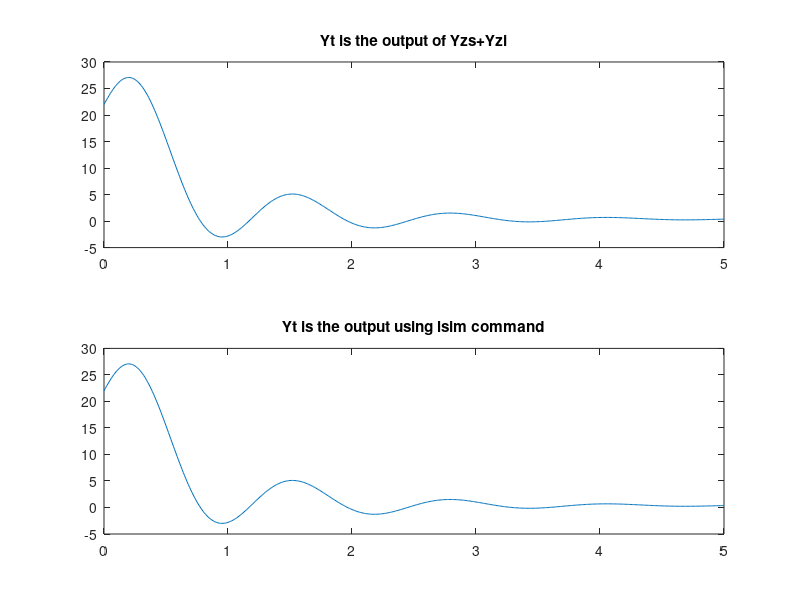

Recreate this plot in MATLAB.
#POINT3 HW1 CONTROL SYSTEM II
#Andres Felipe Alba Teaching Assistant Spring 2018
#Northern Illinois University.


clear all
clc
close all
#Loading appropiate packages
pkg load control
pkg load signal

##
#Part A
s=tf('s');
A=[0 1 0;0 0 1;-52 -30 -4];
B=[0;0;1];
C=[20 1 0];
D=0;
sys = ss(A, B, C, D)
### H=C*inv(s*I-A)*B+D <===> C*(inv((s*eye(length(A)))-A))*B+D
### Htf=C*(inv((s*eye(length(A)))-A))*B+D Apparently this one does not work
[num,den]=ss2tf(sys)
my_sys=tf(num,den)

##
#Part B
xo=[1,2,3]';
t=[0:0.01:5]';
Yzs=step(my_sys,t);
plot(t,Yzs)
title("Answer using the step(my_sys,t) command")

##
#Part C
#xo=[1,2,3]';
i=1;
for ti=0:0.01:5
    m_sys_time(i)=C*expm(A*ti)*xo;#ths is going to be 3x1
    i=i+1;
end
Yzi=m_sys_time;
plot(t,Yzi)
title("This is Yzs")
##
#Part D
Yt=Yzs+Yzi';
subplot(2,1,1)
plot(t,Yt)
title("Yt is the output of Yzs+Yzi")
u=ones(1,length(t))';
lsys=lsim(sys,u,t,xo);
subplot(2,1,2)
plot(t,lsys)
title("Yt is the output using lsim command")



##
#Part E
[T lampda]=eig(A); ### V=Eig Vector and lampda=Eig Values. 
Ti=inv(T)
Adcf=Ti*A*T
Bdcf=Ti*B
Cdcf=C*T
Ddcf=D

###Canon function non implemented in Octave. 









